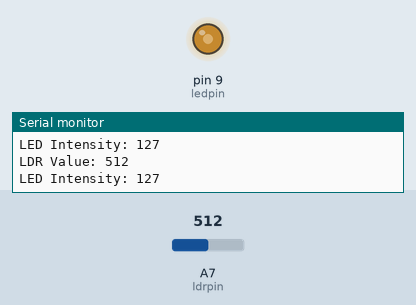
This sketch was run on a simulated Arduino Nano, built with avr-gcc and run on an emulated ATmega328P. Shown: output pins drawn as LEDs (lit = HIGH), the last lines printed to the serial monitor. The test bench sets the inputs (shaded band); at power-on: A7 (ldrpin) = 512.

Above: at 1.4 s.
1.5 s: A7 (ldrpin) set to 716
At 2.6 s:
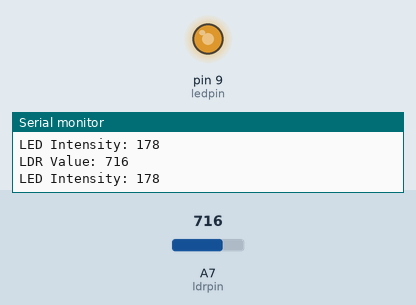
3.3 s: A7 (ldrpin) set to 900
At 4.0 s:
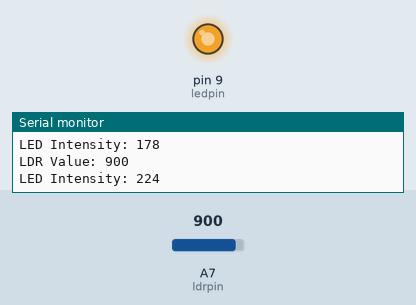
5.1 s: A7 (ldrpin) set to 122
At 6.6 s:
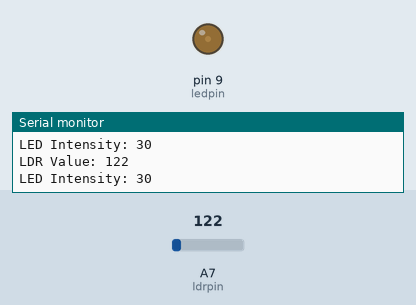
6.9 s: A7 (ldrpin) set to 0
At 8.1 s:
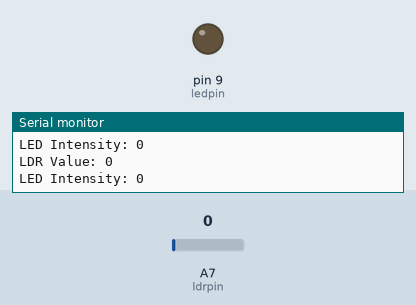
8.7 s: A7 (ldrpin) set to 511
At 9.6 s:
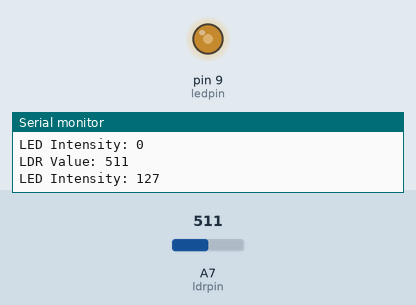
Timing chart, 0 to 11.5 s (numbered marks = the images above; inputs shaded):
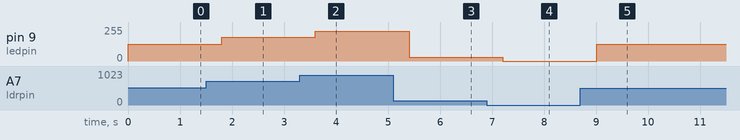

The sketch:

Auto_Dimming_LED.ino
```cpp
int ldrpin = A7;  // Analog pin connected to the LDR (Light Dependent Resistor)
int ledpin = 9;   // PWM pin connected to the LED

void setup() {
    // Initialize serial communication at 9600 baud rate for debugging
    Serial.begin(9600);

    // Configure LDR pin as input to read light intensity
    pinMode(ldrpin, INPUT);

    // Configure LED pin as output to control LED brightness
    pinMode(ledpin, OUTPUT);
}

void loop() {
    // Read the current value from the LDR (ranges from 0 to 1023)
    int ldrValue = analogRead(ldrpin);

    // Map the LDR value to an LED brightness value (0 to 255)
    // Bright light (high LDR value) corresponds to low LED intensity, and vice versa
    int ledIntensity = map(ldrValue, 0, 1023, 0, 255);

    // Print the LDR value to the Serial Monitor for debugging
    Serial.print("LDR Value: ");
    Serial.println(ldrValue);

    // Set the LED brightness based on the mapped intensity
    analogWrite(ledpin, ledIntensity);

    // Print the LED intensity to the Serial Monitor for debugging
    Serial.print("LED Intensity: ");
    Serial.println(ledIntensity);

    // delay
    delay(600);
}
```

Measured:
- after the input at 1.5 s, pin 9 (ledpin): 127/255 → 178/255 after 0.30 s
- after the input at 3.3 s, pin 9 (ledpin): 178/255 → 224/255 after 0.31 s
- after the input at 5.1 s, pin 9 (ledpin): 224/255 → 30/255 after 0.31 s
- after the input at 6.9 s, pin 9 (ledpin): 30/255 → 0/255 after 0.31 s
- after the input at 8.7 s, pin 9 (ledpin): 0/255 → 127/255 after 0.31 s
